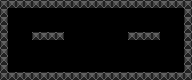

Below is a game level as drawn by its tile map, then a one-line description and the .tmx file that defines it, in full:
An orthogonal 24x10 tile map with 8x8 px tiles, 2 tile layers (bg, blocks) and 17 objects.

<map version="1.0" orientation="orthogonal" renderorder="right-down" width="24" height="10" tilewidth="8" tileheight="8" nextobjectid="47">
 <properties>
  <property name="constraint" value="1000" />
  <property name="links" value="0-0-TLB 1-0-TRB" />
  <property name="needed" value="6" />
  <property name="size" value="2x1" />
  <property name="type" value="common" />
 </properties>
 <tileset firstgid="1" name="tiles" tilewidth="8" tileheight="8" tilecount="50">
  <image source="tiles.png" width="80" height="40" />
  <tile id="2">
   <properties>
    <property name="link" value="top" />
   </properties>
  </tile>
  <tile id="3">
   <properties>
    <property name="link" value="right" />
   </properties>
  </tile>
  <tile id="4">
   <properties>
    <property name="link" value="bot" />
   </properties>
  </tile>
  <tile id="5">
   <properties>
    <property name="link" value="left" />
   </properties>
  </tile>
 </tileset>
 <layer name="bg" width="24" height="10">
  <data encoding="csv">
2,2,2,2,2,2,2,2,2,2,2,2,2,2,2,2,2,2,2,2,2,2,2,2,
2,2,2,2,2,2,2,2,2,2,2,2,2,2,2,2,2,2,2,2,2,2,2,2,
2,2,2,2,2,2,2,2,2,2,2,2,2,2,2,2,2,2,2,2,2,2,2,2,
2,2,2,2,2,2,2,2,2,2,2,2,2,2,2,2,2,2,2,2,2,2,2,2,
2,2,2,2,2,2,2,2,2,2,2,2,2,2,2,2,2,2,2,2,2,2,2,2,
2,2,2,2,2,2,2,2,2,2,2,2,2,2,2,2,2,2,2,2,2,2,2,2,
2,2,2,2,2,2,2,2,2,2,2,2,2,2,2,2,2,2,2,2,2,2,2,2,
2,2,2,2,2,2,2,2,2,2,2,2,2,2,2,2,2,2,2,2,2,2,2,2,
2,2,2,2,2,2,2,2,2,2,2,2,2,2,2,2,2,2,2,2,2,2,2,2,
2,2,2,2,2,2,2,2,2,2,2,2,2,2,2,2,2,2,2,2,2,2,2,2
</data>
 </layer>
 <layer name="blocks" width="24" height="10">
  <data encoding="csv">
1,1,1,1,1,1,1,1,1,1,1,1,1,1,1,1,1,1,1,1,1,1,1,1,
1,0,0,0,0,0,0,0,0,0,0,0,0,0,0,0,0,0,0,0,0,0,0,1,
1,0,0,0,0,0,0,0,0,0,0,0,0,0,0,0,0,0,0,0,0,0,0,1,
1,0,0,0,0,0,0,0,0,0,0,0,0,0,0,0,0,0,0,0,0,0,0,1,
1,0,0,0,1,1,1,1,0,0,0,0,0,0,0,0,1,1,1,1,0,0,0,1,
1,0,0,0,0,0,0,0,0,0,0,0,0,0,0,0,0,0,0,0,0,0,0,1,
1,0,0,0,0,0,0,0,0,0,0,0,0,0,0,0,0,0,0,0,0,0,0,1,
1,0,0,0,0,0,0,0,0,0,0,0,0,0,0,0,0,0,0,0,0,0,0,1,
1,0,0,0,0,0,0,0,0,0,0,0,0,0,0,0,0,0,0,0,0,0,0,1,
1,1,1,1,1,1,1,1,1,1,1,1,1,1,1,1,1,1,1,1,1,1,1,1
</data>
 </layer>
 <objectgroup name="collision">
  <object id="5" x="0" y="0" width="8" height="56" />
  <object id="27" x="0" y="0" width="40" height="8" />
  <object id="32" x="184" y="0" width="8" height="56" />
  <object id="33" x="56" y="72" width="80" height="8" />
  <object id="34" x="152" y="72" width="40" height="8" />
  <object id="35" x="56" y="0" width="80" height="8" />
  <object id="36" x="152" y="0" width="40" height="8" />
  <object id="37" x="0" y="72" width="40" height="8" />
  <object id="38" x="31.75" y="32.0625" width="32" height="8" />
  <object id="39" x="128" y="32" width="32" height="8" />
 </objectgroup>
 <objectgroup name="pickups" />
 <objectgroup name="ability-pickups">
  <object id="40" x="32" y="24" width="8" height="8">
   <ellipse />
  </object>
  <object id="41" x="152" y="24" width="8" height="8">
   <ellipse />
  </object>
  <object id="42" x="88" y="64" width="8" height="8">
   <ellipse />
  </object>
 </objectgroup>
 <objectgroup name="enemy-limits">
  <object id="45" x="8" y="64" width="8" height="8" />
  <object id="46" x="176" y="64" width="8" height="8" />
 </objectgroup>
 <objectgroup name="enemy-spawn-easy">
  <object id="43" x="72" y="64" width="8" height="8">
   <ellipse />
  </object>
  <object id="44" x="112" y="64" width="8" height="8">
   <ellipse />
  </object>
 </objectgroup>
</map>
